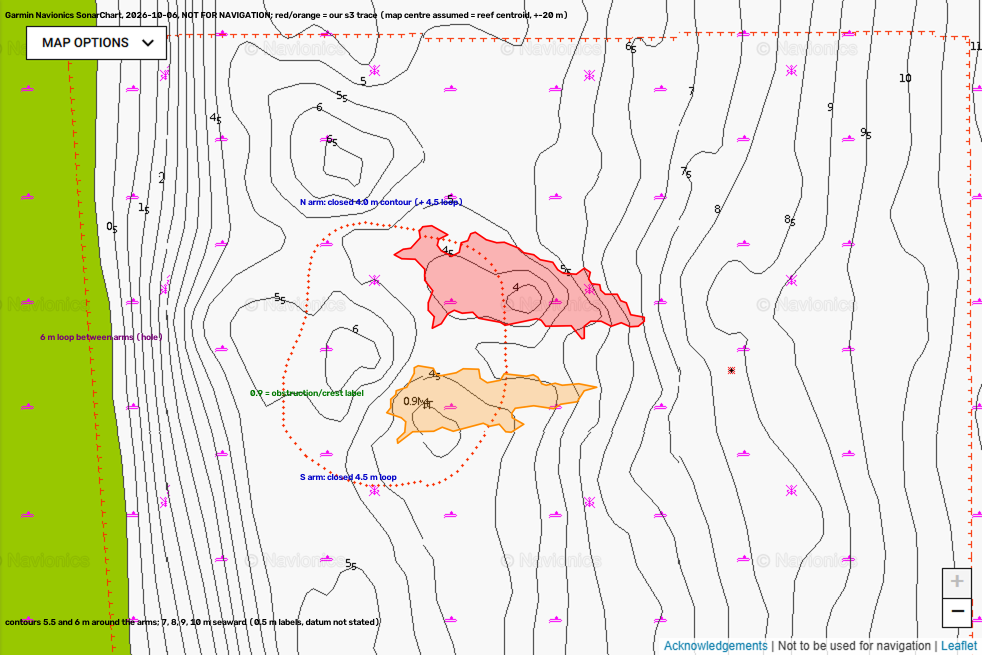
#> input picture 07_scale/shapes/narrowneck-gold-coast/overlays/navionics_sonar_z18_shade0_with_trace_and_readings.png, 1964 x 1310 px, given in place of nn_wayback_2020-08-08_r9812_z19.png, which was not available (shown at 1/2 size)
$ python render_version_overlays.py
#> lines starting #> are read from the running program, lines starting #| are printed output that depends on the picture; pictures that were not available may be replaced by others from this repository, and a replacement may not be noted
"""render_version_overlays.py: overlays of each outline version + faint patches on s3, from shape.json. Output ../overlays/*.png (1200 px)"""
import json,os,math,numpy as np
from PIL import Image, ImageDraw
HERE=os.path.dirname(os.path.abspath(__file__)); ROOT=os.path.dirname(HERE)
sh=json.load(open(ROOT+"/shape.json")); V={v["id"]:v for v in sh["outline_versions"]}
#> (reads 07_scale/shapes/narrowneck-gold-coast/shape.json from the repository)
b=math.radians(356.212); u=np.array([math.sin(b),-math.cos(b)]); nn=np.array([math.sin(b+math.pi/2),-math.cos(b+math.pi/2)]); org=np.array([-517.90,821.74]); mpp=0.263665
def px(P): return [tuple((org+(x*u+y*nn)/mpp)) for x,y in P]
base=Image.open(ROOT+"/src/wayback/nn_wayback_2020-08-08_r9812_z19.png").convert("RGB")
#> base is the input picture: PIL image 1964x1310 RGB; mean R, G, B 229.9, 231, 210.1
def render(name,items,label):
#> called with name = 'design_2004_minus6_on_s3.png'
    im=base.copy(); d=ImageDraw.Draw(im,"RGBA")
    for polys,col,w in items:
        for p in polys:
            xy=px(p); d.line(xy+[xy[0]],fill=col,width=w)
    # 20 m bar (73.9 px)
    d.rectangle((20,1470,20+int(20/mpp),1476),fill=(255,255,255,255)); d.text((20,1450),"20 m",fill=(255,255,255,255)); d.text((15,12),label,fill=(255,255,255,255))
    im.crop((250,330,1350,1230)).save(ROOT+"/overlays/"+name)   # reef region, 1100x900
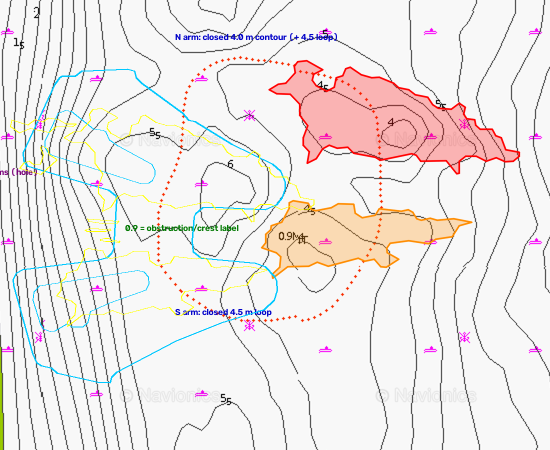
#> saved as design_2004_minus6_on_s3.png: PIL image 1100x900 RGB (shown at 1/2 size); mean R, G, B 237.5, 231.6, 230
photo=V["photo_2020-08-08"]["polygons_m"]
render("design_2004_minus6_on_s3.png",[(V["design_2004_revised"]["polygons_m"],(0,200,255,255),3),(V["design_2004_revised"]["crest_loops_m"],(0,200,255,255),2),(photo,(255,255,0,255),2)],"cyan = 2004 revised design -6 m / -2.5 m crest (Jackson et al. 2012, placed +-15 m); yellow = 2020 trace")
render("survey2011_zone_on_s3.png",[(V["survey_2011-06-09"]["polygons_m"],(255,0,255,255),3),(photo,(255,255,0,255),2)],"magenta = relief zone of the 9 Jun 2011 survey (Jackson 2012 Fig 5a, pre-renewal); yellow = 2020 trace")
#> call 2 of render, with name = 'survey2011_zone_on_s3.png'
#> in render (call 2), `im.crop((250,330,1350,1230)).save(ROOT+"/overlays/"+name)`:
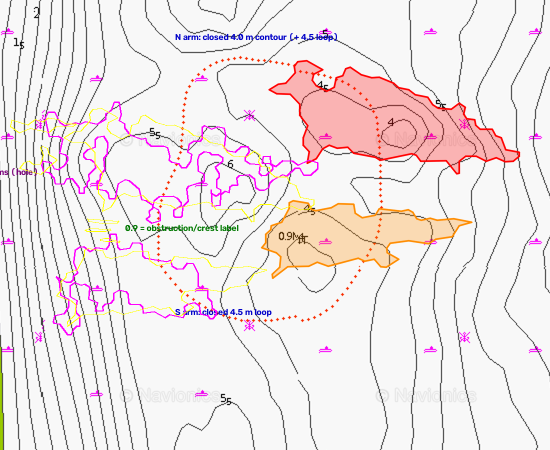
#> saved as survey2011_zone_on_s3.png: PIL image 1100x900 RGB (shown at 1/2 size); mean R, G, B 239.6, 229.3, 230
render("faint_patches_on_s3.png",[([p["canonical_m"] for p in sh["faint_seaward_patches"]["patches"]],(255,128,0,255),2),(photo,(255,255,0,255),2)],"orange = 24 faint dark patches not in the polygons (local-contrast detection); yellow = 2020 trace")
#> call 3 of render, with name = 'faint_patches_on_s3.png'
#> in render (call 3), `im.crop((250,330,1350,1230)).save(ROOT+"/overlays/"+name)`:
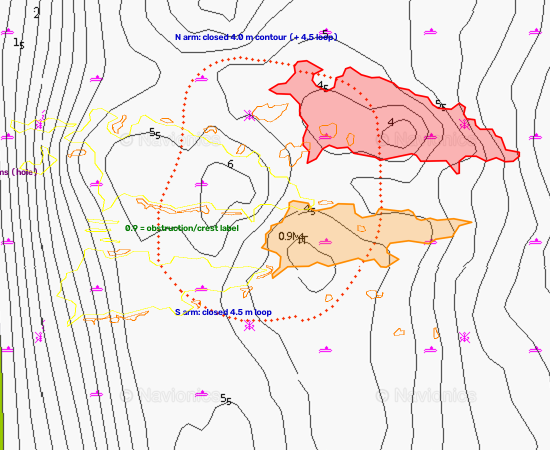
#> saved as faint_patches_on_s3.png: PIL image 1100x900 RGB (shown at 1/2 size); mean R, G, B 239.5, 231.5, 228.9
render("navionics_shoals_on_s3.png",[(V["navionics_4.0m_shoals"]["polygons_m"],(255,0,255,255),3),(photo,(255,255,0,255),2)],"magenta = Navionics 4.0 m shoals (indicative only); yellow = 2020 trace")
#> call 4 of render, with name = 'navionics_shoals_on_s3.png'
#> in render (call 4), `im.crop((250,330,1350,1230)).save(ROOT+"/overlays/"+name)`:
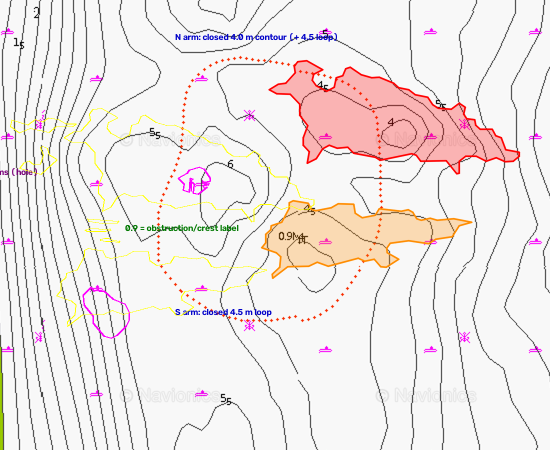
#> saved as navionics_shoals_on_s3.png: PIL image 1100x900 RGB (shown at 1/2 size); mean R, G, B 239.4, 231.5, 229.8
print("ok")
